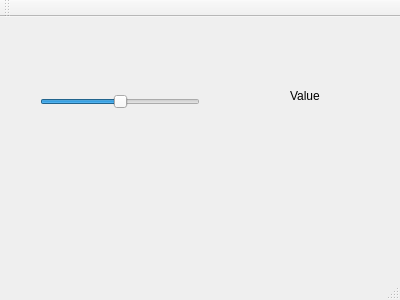
<?xml version="1.0" encoding="UTF-8"?>
<ui version="4.0">
 <class>MainWindow</class>
 <widget class="QMainWindow" name="MainWindow">
  <property name="geometry">
   <rect>
    <x>0</x>
    <y>0</y>
    <width>400</width>
    <height>300</height>
   </rect>
  </property>
  <property name="windowTitle">
   <string>MainWindow</string>
  </property>
  <widget class="QWidget" name="centralWidget">
   <widget class="QLabel" name="labelBar">
    <property name="geometry">
     <rect>
      <x>290</x>
      <y>70</y>
      <width>67</width>
      <height>17</height>
     </rect>
    </property>
    <property name="text">
     <string>Value</string>
    </property>
   </widget>
   <widget class="QSlider" name="horizontalSlider">
    <property name="geometry">
     <rect>
      <x>40</x>
      <y>70</y>
      <width>160</width>
      <height>29</height>
     </rect>
    </property>
    <property name="value">
     <number>50</number>
    </property>
    <property name="orientation">
     <enum>Qt::Horizontal</enum>
    </property>
   </widget>
  </widget>
  <widget class="QMenuBar" name="menuBar">
   <property name="geometry">
    <rect>
     <x>0</x>
     <y>0</y>
     <width>400</width>
     <height>25</height>
    </rect>
   </property>
  </widget>
  <widget class="QToolBar" name="mainToolBar">
   <attribute name="toolBarArea">
    <enum>TopToolBarArea</enum>
   </attribute>
   <attribute name="toolBarBreak">
    <bool>false</bool>
   </attribute>
  </widget>
  <widget class="QStatusBar" name="statusBar"/>
 </widget>
 <layoutdefault spacing="6" margin="11"/>
 <resources/>
 <connections/>
</ui>
